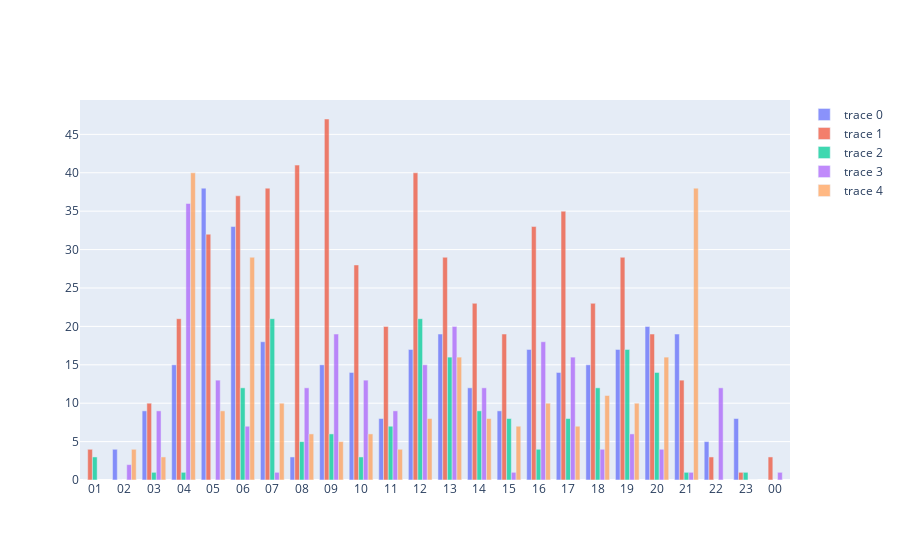

Source (notebook cell):
### Markdown cell above
#### Hourly Activity

### Code cell
postcodes = df['postcode'].unique()
postcodes = postcodes[~np.isnan(postcodes)]


fig = go.Figure()
# Iterate through each device 
for d in postcodes:
    # Find the subset of the data with that device
    tmp_df = df[df['postcode'] == d]

    # Create a dict object with 0 counts for all topics
    postcodes_hourly_activity = {}
    for i in tmp_df.index:
        # Find that index
        tmp_timestamp = df['impression_time'][i]
        tmp_datetime = tmp_timestamp
        tmp_time = tmp_datetime.strftime('%H')

        # Daily Activity
        if tmp_time not in postcodes_hourly_activity:
            postcodes_hourly_activity[tmp_time] = 0
        else:
            postcodes_hourly_activity[tmp_time] +=1
        
    
    # Sort by dates
    postcodes_hourly_activity = dict(sorted(postcodes_hourly_activity.items()))

    # Add trace
    fig.add_trace(go.Bar(x= [x for x in postcodes_hourly_activity.keys()], y = [y for y in postcodes_hourly_activity.values()], textfont_size=20))



    # Overlay both histograms
    #fig.update_layout(barmode='overlay')
    # Reduce opacity to see both histograms
fig.update_traces(opacity=0.75)
fig.show()

### Figure 1 — Plotly figure (JSON) as saved in the notebook; plotly's stock layout.template omitted (floating-point values rounded to 4 significant figures)
{"data": [{"opacity": 0.75, "textfont": {"size": 20}, "type": "bar", "x": ["01", "02", "03", "04", "05", "06", "07", "08", "09", "10", "11", "12", "13", "14", "15", "16", "17", "18", "19", "20", "21", "22", "23"], "y": [0, 4, 9, 15, 38, 33, 18, 3, 15, 14, 8, 17, 19, 12, 9, 17, 14, 15, 17, 20, 19, 5, 8]}, {"opacity": 0.75, "textfont": {"size": 20}, "type": "bar", "x": ["00", "01", "02", "03", "04", "05", "06", "07", "08", "09", "10", "11", "12", "13", "14", "15", "16", "17", "18", "19", "20", "21", "22", "23"], "y": [3, 4, 0, 10, 21, 32, 37, 38, 41, 47, 28, 20, 40, 29, 23, 19, 33, 35, 23, 29, 19, 13, 3, 1]}, {"opacity": 0.75, "textfont": {"size": 20}, "type": "bar", "x": ["01", "03", "04", "06", "07", "08", "09", "10", "11", "12", "13", "14", "15", "16", "17", "18", "19", "20", "21", "23"], "y": [3, 1, 1, 12, 21, 5, 6, 3, 7, 21, 16, 9, 8, 4, 8, 12, 17, 14, 1, 1]}, {"opacity": 0.75, "textfont": {"size": 20}, "type": "bar", "x": ["00", "02", "03", "04", "05", "06", "07", "08", "09", "10", "11", "12", "13", "14", "15", "16", "17", "18", "19", "20", "21", "22", "23"], "y": [1, 2, 9, 36, 13, 7, 1, 12, 19, 13, 9, 15, 20, 12, 1, 18, 16, 4, 6, 4, 1, 12, 0]}, {"opacity": 0.75, "textfont": {"size": 20}, "type": "bar", "x": ["02", "03", "04", "05", "06", "07", "08", "09", "10", "11", "12", "13", "14", "15", "16", "17", "18", "19", "20", "21", "23"], "y": [4, 3, 40, 9, 29, 10, 6, 5, 6, 4, 8, 16, 8, 7, 10, 7, 11, 10, 16, 38, 0]}], "layout": {}}
